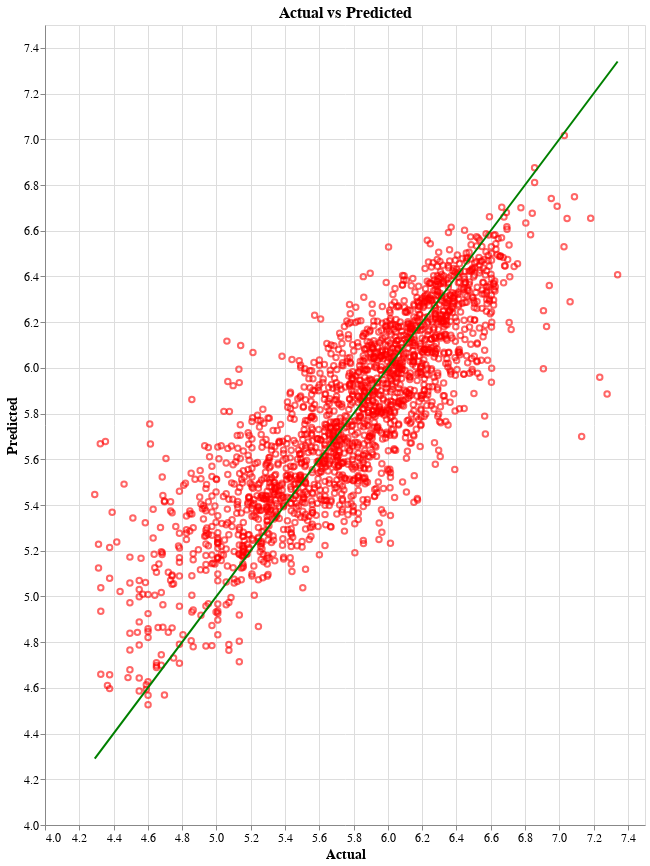

Source (notebook cell):
### Code cell
import pandas as pd
import altair as alt

# Sample data
y_test_sampled = y_test_df.sample(n=min(len(y_test_df), 2000), random_state=42)
y_test_preds_sampled = y_test_preds_df.sample(n=min(len(y_test_preds), 2000), random_state=42)

# Create a combined DataFrame for plotting
data = pd.DataFrame({
    'Actual': y_test_sampled['Actual Value'],
    'Predicted': y_test_preds_sampled['TARGET_totalFare']
})

# Find the min and max values to set axis limits based on the data itself
min_test = min(data['Actual'].min(), data['Predicted'].min())
max_test = max(data['Actual'].max(), data['Predicted'].max())

# Create the Altair chart
chart = alt.Chart(data).mark_point(color='red', opacity=0.6).encode(
    x=alt.X('Actual:Q', title='Actual', scale=alt.Scale(domain=[min_test, max_test])),
    y=alt.Y('Predicted:Q', title='Predicted', scale=alt.Scale(domain=[min_test, max_test])),
    tooltip=['Actual', 'Predicted']
)

# Add the identity line
identity_line = alt.Chart(pd.DataFrame({
    'x': [min_test, max_test],
    'y': [min_test, max_test]
})).mark_line(color='green').encode(
    x='x:Q',
    y='y:Q'
)

# Combine the scatter plot and the identity line
final_chart = chart + identity_line

# Set the size of the chart to make it smaller
final_chart = final_chart.properties(
    title='Actual vs Predicted',
    width=600,  # Adjust the width here
    height=800  # Adjust the height here
).configure_axis(
    labelFontSize=12,
    titleFontSize=14
).configure_title(
    fontSize=16
)

# Show the plot
final_chart.show()

### Figure 1 — Vega-Lite specification as saved in the notebook (floating-point values rounded to 4 significant figures; data arrays with more than 128 entries replaced by an {"elided": "..."} marker saying what was removed)
{"config": {"view": {"continuousWidth": 300, "continuousHeight": 300}, "axis": {"labelFontSize": 12, "titleFontSize": 14}, "title": {"fontSize": 16}}, "layer": [{"data": {"name": "data-b54e8659761a532b44f4cdb159c1c61f"}, "mark": {"type": "point", "color": "red", "opacity": 0.6}, "encoding": {"tooltip": [{"field": "Actual", "type": "quantitative"}, {"field": "Predicted", "type": "quantitative"}], "x": {"field": "Actual", "scale": {"domain": [4.29, 7.34]}, "title": "Actual", "type": "quantitative"}, "y": {"field": "Predicted", "scale": {"domain": [4.29, 7.34]}, "title": "Predicted", "type": "quantitative"}}}, {"data": {"name": "data-5867366622260459e220e34a943987a3"}, "mark": {"type": "line", "color": "green"}, "encoding": {"x": {"field": "x", "type": "quantitative"}, "y": {"field": "y", "type": "quantitative"}}}], "height": 800, "title": "Actual vs Predicted", "width": 600, "$schema": "https://vega.github.io/schema/vega-lite/v5.20.1.json", "datasets": {"data-b54e8659761a532b44f4cdb159c1c61f": {"elided": "2000 records"}, "data-5867366622260459e220e34a943987a3": [{"x": 4.29, "y": 4.29}, {"x": 7.34, "y": 7.34}]}}
